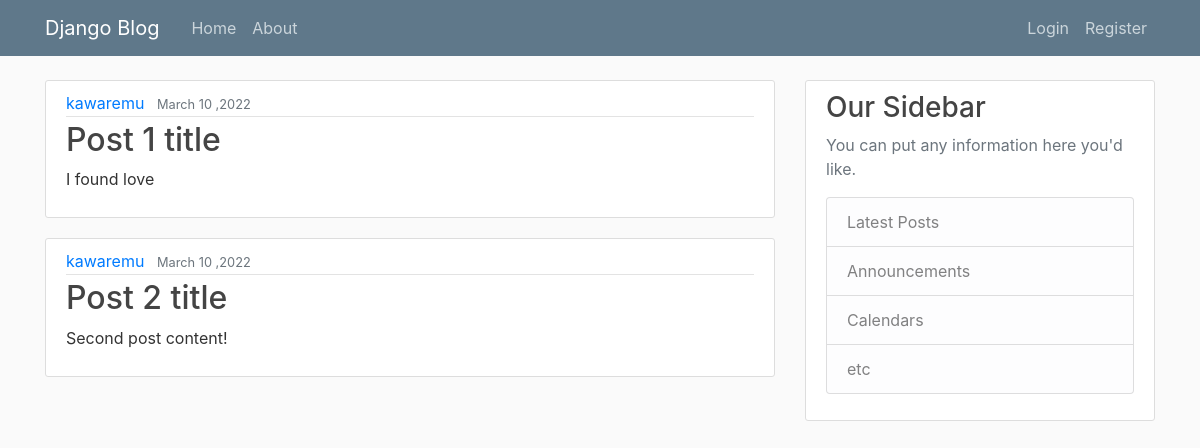
Before: / with the older database file.
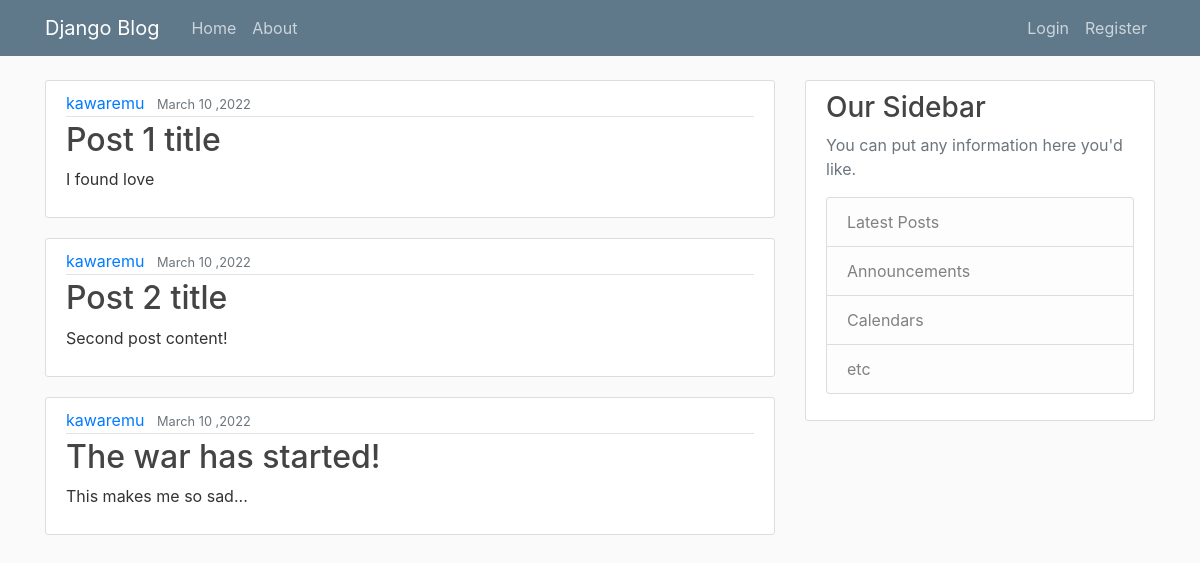
After: the same page with the newer database file.
### blog/models.py (models this page shows, shortened)
class Post(models.Model):
  title = models.CharField(max_length=100)
  content = models.TextField() #unrestricted
  date_posted = models.DateTimeField(default=timezone.now)
  author = models.ForeignKey(User,on_delete=models.CASCADE)

### blog/views.py (the view)
# urls.py: path('',views.home,name='blog-home'),
def home(request):
  context = {
    'posts': Post.objects.all()
  }
  return render(request, 'blog/home.html',context)

### blog/templates/blog/home.html
{% extends "blog/base.html" %}
{% block content %}
    {% for post in posts %}
        <article class="media content-section">
          <div class="media-body">
            <div class="article-metadata">
              <a class="mr-2" href="#">{{ post.author }}</a>
              <small class="text-muted">{{ post.date_posted| date:"F d ,Y" }}</small>
            </div>
            <h2><a class="article-title" href="#">{{ post.title }}</a></h2>
            <p class="article-content">{{ post.content }}</p>
          </div>
        </article>
    {% endfor %}
{% endblock content %}

Changed rows visible on the page:
added Post: author "kawaremu", date_posted "March 10 ,2022", title "The war has started!", content "This makes me so sad..."
